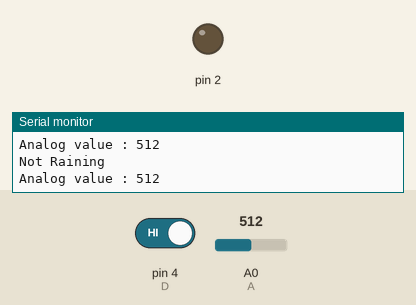
Recording of a sketch running on a simulated Arduino Uno, built with avr-gcc and run on an emulated ATmega328P. Parts: output pins drawn as LEDs (lit = HIGH), the last lines printed to the serial monitor. The inputs (shaded band) are chosen by the test bench; at power-on: pin 4 (D) HIGH, A0 (A) = 512.

Above: at 1.8 s.
1.9 s: pin 4 (D) driven LOW
At 2.9 s:
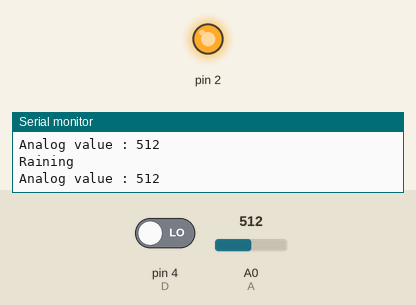
3.5 s: pin 4 (D) driven HIGH
At 5.2 s:
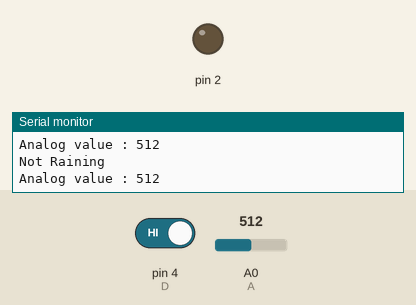
Timing chart, 0 to 6.7 s (numbered marks = the images above; inputs shaded):
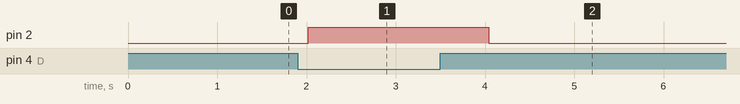

The sketch:

rain_sensor.ino
```cpp
const int D = 4;
const int A = A0;

int val_analog;

void setup()
{
  pinMode(D, INPUT);
  pinMode(A, INPUT);
  pinMode(2,OUTPUT);
  Serial.begin(9600);
}

void loop()
{
if(digitalRead(D) == LOW)
  {
    digitalWrite(2,HIGH);
    Serial.println("Raining");
    delay(10);
  }
else
  {
    digitalWrite(2,LOW);
    Serial.println("Not Raining");
    delay(10);
  }
val_analog=analogRead(A);
 Serial.print("Analog value : ");
 Serial.println(val_analog);
 Serial.println("");
  delay(1000);
}
```

Measured:
- after the input at 1.9 s, pin 2: LOW → HIGH after 0.12 s
- after the input at 3.5 s, pin 2: HIGH → LOW after 0.54 s
